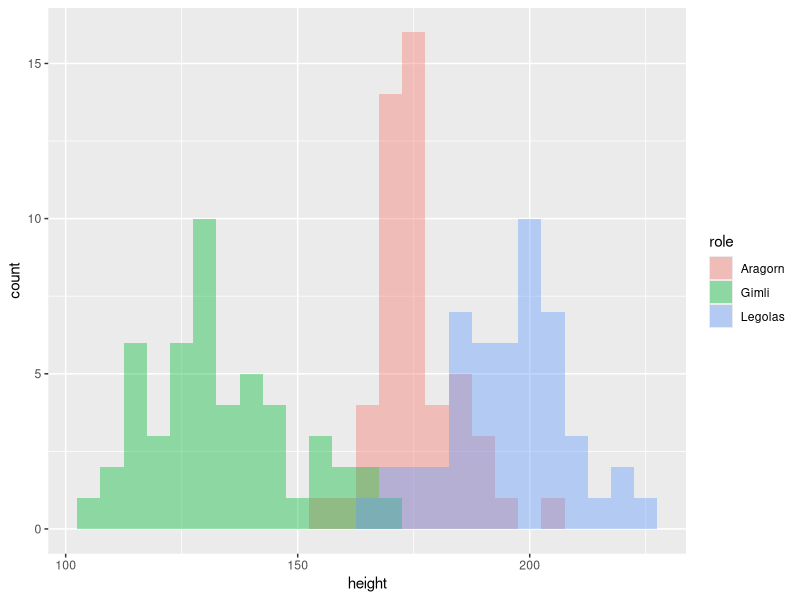
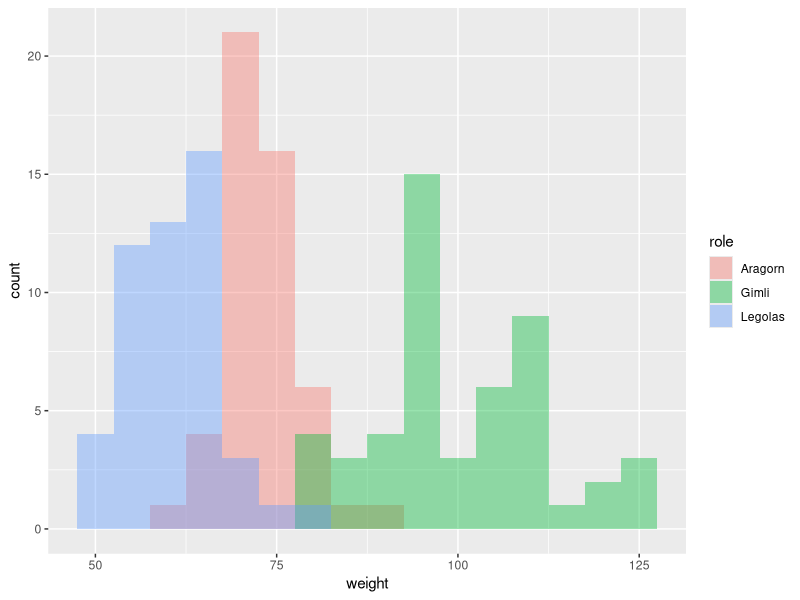
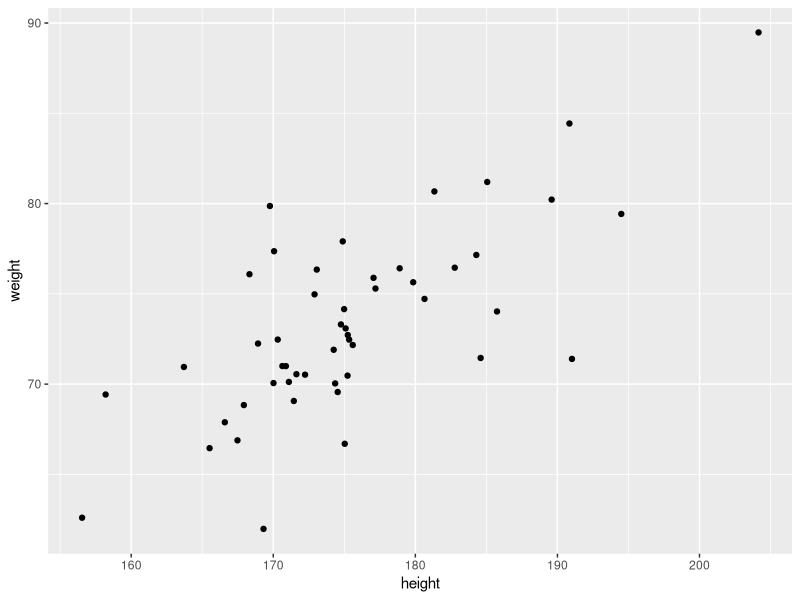
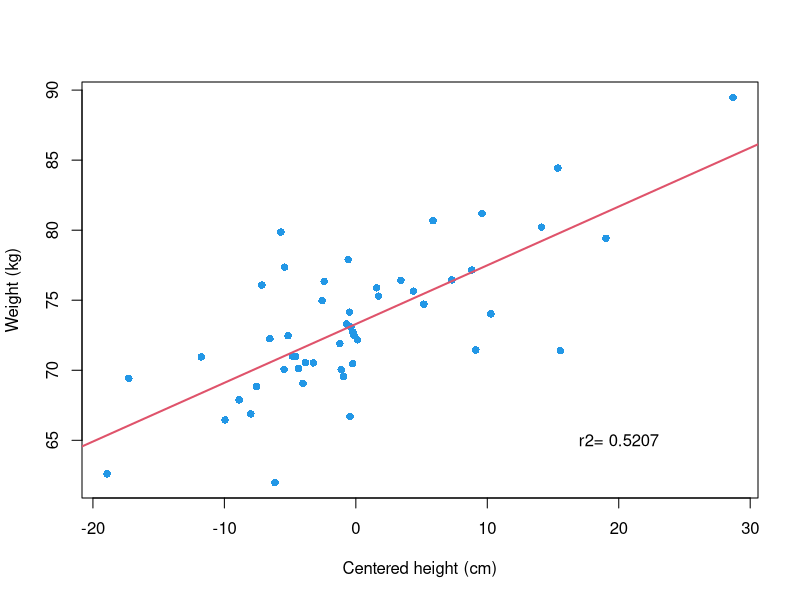
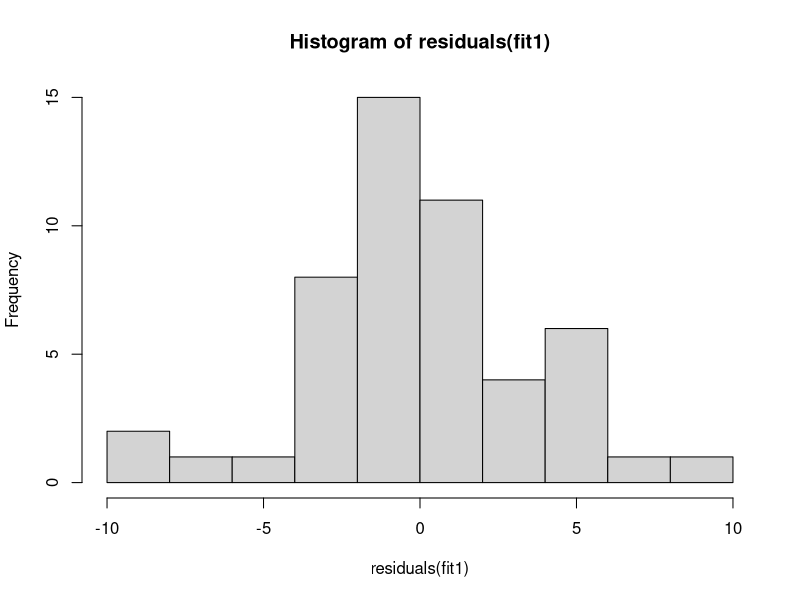
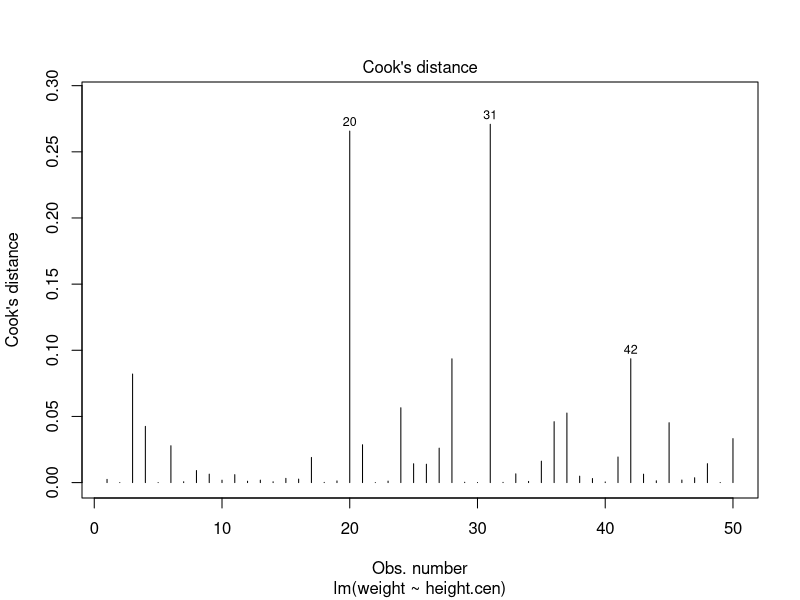
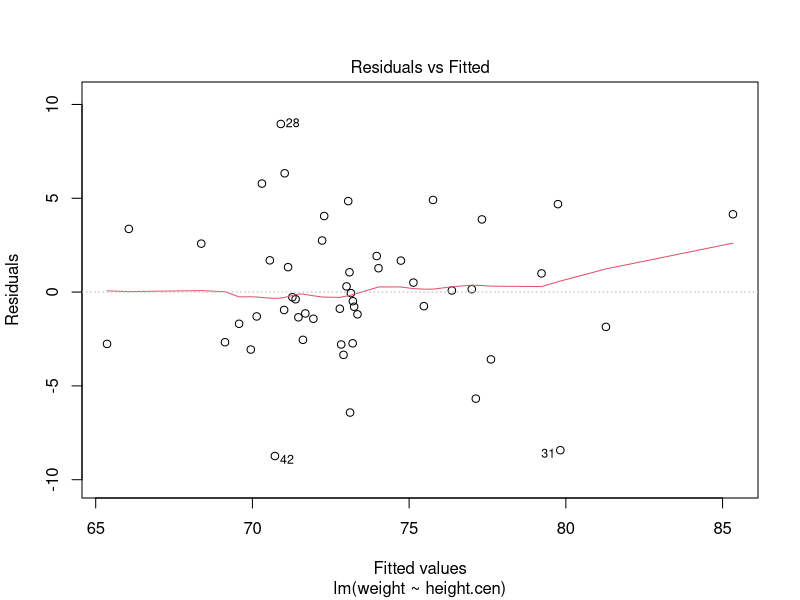

Write R code to recreate these figures, in order.
library(ggplot2)

lotr <- read.csv('./mod-10/lotr_hw.csv')
str(lotr)
summary(lotr)

ggplot(lotr, aes(x = height, fill = role)) + geom_histogram(binwidth = 5,
                                                            alpha = 0.4,
                                                            position = "identity")
ggplot(lotr, aes(x = weight, fill = role)) + geom_histogram(binwidth = 5,
                                                            alpha = 0.4,
                                                            position = "identity")
aragorn = subset(lotr, role == "Aragorn")
ggplot(aragorn, aes(x = height, y = weight)) + geom_point()
cor.test(aragorn$height, aragorn$weight)
lm(weight ~ height, data = aragorn)
aragorn$height.cen = aragorn$height - mean(aragorn$height)
lm(weight ~ height.cen, data = aragorn)
fit1 = lm(weight ~ height.cen, data = aragorn)
class(fit1)
str(fit1)


plot(weight ~ height.cen, data = aragorn, pch = 16, col = 4,
     xlab = "Centered height (cm)", ylab = "Weight (kg)")
abline(fit1, col = 2, lwd = 2)
r2text = paste("r2=",round(summary(fit1)$r.squared,4))
text(20,65, r2text)
x = ggplot(aragorn, aes(x = height.cen, y = weight)) + geom_point()
x = x + geom_abline(slope = coef(fit1)[2], intercept = coef(fit1)[1])
hist(residuals(fit1))
plot(fit1, which = 4)

plot(fit1, which = 1)








